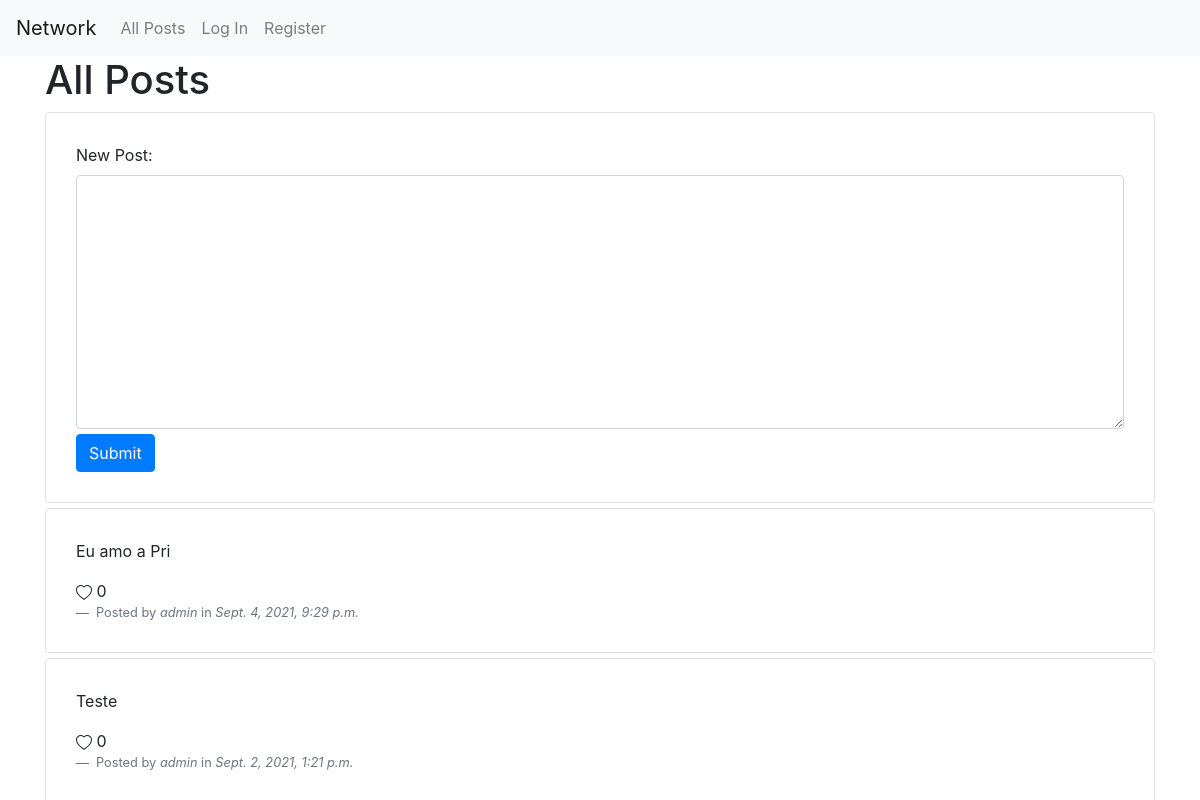
The page / on the database its author committed.
### network/models.py (models this page shows)
class Post(models.Model):
    author = models.ForeignKey("User", on_delete=models.CASCADE, related_name="author")
    content = models.TextField()
    dateTime = models.DateTimeField()

class User(AbstractUser):
    pass

### network/views.py (the view)
# urls.py: path("", views.index, name="index"),
def index(request):
    posts = functions.getAllUserPostsAndLikes()
    variables = {"newPostForm": newPostForm, "posts": posts}
    if request.method == "POST":
        form = newPostForm(request.POST)
        print(form)
        if form.is_valid():
            functions.createPostFormAuthor(form, request.user)
            return HttpResponseRedirect(reverse("index"))
        else:
            return render(
                request, "network/index.html", {"newPostForm": form, "posts": posts}
            )
    else:
        return render(request, "network/index.html", variables)

### network/functions.py (called while the page is built)
def getAllUserPostsAndLikes():
    postsQueried = Post.objects.all().order_by("-dateTime")
    postsToReturn = []
    for item in postsQueried:
        data = PostData()
        data.author = item.author
        data.dateTime = item.dateTime
        data.content = item.content
        data.likes = Like.objects.filter(post=item).count()
        postsToReturn.append(data)
    return postsToReturn

### network/templates/network/index.html (shortened to what this page needs)
{% extends "network/layout.html" %}
{% block body %}
    <h1> All Posts </h1>
    <div class="PostsDiv border rounded">
        <form id="newPostForm" action="{% url 'index' %}" method="post">
            <label for="postContent" class="form-label">New Post:</label>
            {{ newPostForm.content }}
            <input type="submit" value="Submit" class="btn btn-primary">
        </form>
    </div>
    <div class="posts">
        {% for post in posts %}
        <div class="post border rounded PostsDiv">
            <p>{{ post.content }}</p>
            <span> {{ post.likes }}</span>
            <footer class="blockquote-footer">
                Posted by <cite title="Source Title">{{ post.author }} </cite>in<cite tittle="Source Title"> {{ post.dateTime}}</cite>
            </footer>
        </div>
        {% endfor %}
    </div>
{% endblock %}

### network/static/network/styles.css (style rules this page uses)
.PostsDiv { padding: 30px; margin-top: 5px; }
#postContent { margin-bottom: 5px; }

### rows shown on the page
Post: content "Eu amo a Pri", dateTime "Sept. 4, 2021, 9:29 p.m."
User: author "admin" "admin"
Post: content "Teste", dateTime "Sept. 2, 2021, 1:21 p.m."

### other values the page prints
{{ post.likes }} "0" "0"
